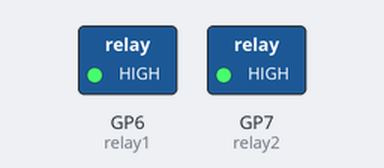
A program run on a simulated Raspberry Pi Pico running MicroPython. Parts: switched loads named in the program (green lamp = pin HIGH). Dashed ring = blinking.

Above: at 0.2 s.
Timing chart, 0 to 3.0 s (numbered marks = the images above):
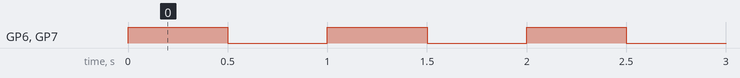

Measured:
- by itself, GP6 (relay1), GP7 (relay2): alternates HIGH for 0.50 s and LOW for 0.50 s

The program:

test.py
```python
from machine import Pin
import utime

relay1 = Pin(6, Pin.OUT)  #set pin GP6 as output
relay2 = Pin(7, Pin.OUT)  #set pin GP7 as output


while True:
    relay1(1)  # Turn on Relay1
    relay2(1)  # Turn on Relay2
    utime.sleep(0.5)
    relay1(0)  # Turn off Relay1
    relay2(0)  # Turn off Relay2
    utime.sleep(0.5)
```
